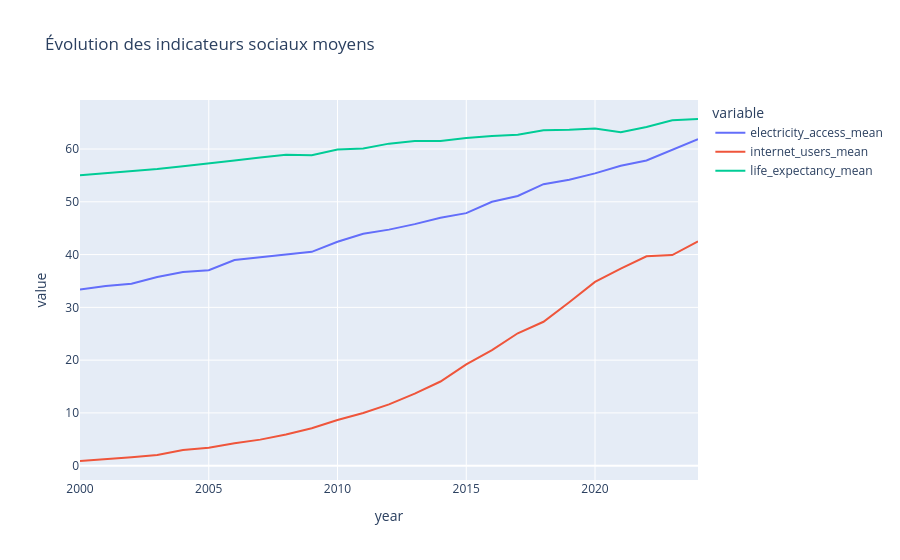

The cell this chart's notebook holds for it:
### Markdown cell above
## Top 10, Flop 10 et évolution temporelle

### Code cell
latest_year = int(df["year"].max())
latest = df[df["year"] == latest_year]

top10 = latest.nlargest(10, "gdp")[["country", "gdp", "gdp_per_capita", "population", "life_expectancy"]]
flop10 = latest.nsmallest(10, "gdp")[["country", "gdp", "gdp_per_capita", "population", "life_expectancy"]]

print(f"Top 10 du PIB — {latest_year}")
display(top10)
print(f"Flop 10 du PIB — {latest_year}")
display(flop10)

temporal = df.groupby("year").agg(
    gdp_mean=("gdp", "mean"),
    gdp_median=("gdp", "median"),
    gdp_total=("gdp", "sum"),
    population_total=("population", "sum"),
    electricity_access_mean=("electricity_access", "mean"),
    internet_users_mean=("internet_users", "mean"),
    life_expectancy_mean=("life_expectancy", "mean"),
    unemployment_rate_mean=("unemployment_rate", "mean"),
).reset_index()

temporal_fig = px.line(
    temporal,
    x="year",
    y=["electricity_access_mean", "internet_users_mean", "life_expectancy_mean"],
    title="Évolution des indicateurs sociaux moyens",
)
temporal_fig.show()
temporal.round(3).tail()

### Figure 1 — Plotly figure (JSON) as saved in the notebook; plotly's stock layout.template omitted (floating-point values rounded to 4 significant figures)
{"data": [{"hovertemplate": "variable=electricity_access_mean<br>year=%{x}<br>value=%{y}<extra></extra>", "legendgroup": "electricity_access_mean", "line": {"color": "#636efa", "dash": "solid"}, "marker": {"symbol": "circle"}, "mode": "lines", "name": "electricity_access_mean", "orientation": "v", "showlegend": true, "type": "scatter", "x": [2000, 2001, 2002, 2003, 2004, 2005, 2006, 2007, 2008, 2009, 2010, 2011, 2012, 2013, 2014, 2015, 2016, 2017, 2018, 2019, 2020, 2021, 2022, 2023, 2024], "xaxis": "x", "y": [33.36, 34.05, 34.46, 35.77, 36.7, 37.04, 38.97, 39.5, 40.0, 40.52, 42.43, 43.93, 44.73, 45.77, 46.96, 47.85, 50.01, 51.11, 53.34, 54.19, 55.39, 56.82, 57.83, 59.87, 61.89], "yaxis": "y"}, {"hovertemplate": "variable=internet_users_mean<br>year=%{x}<br>value=%{y}<extra></extra>", "legendgroup": "internet_users_mean", "line": {"color": "#EF553B", "dash": "solid"}, "marker": {"symbol": "circle"}, "mode": "lines", "name": "internet_users_mean", "orientation": "v", "showlegend": true, "type": "scatter", "x": [2000, 2001, 2002, 2003, 2004, 2005, 2006, 2007, 2008, 2009, 2010, 2011, 2012, 2013, 2014, 2015, 2016, 2017, 2018, 2019, 2020, 2021, 2022, 2023, 2024], "xaxis": "x", "y": [0.8917, 1.207, 1.618, 2.049, 2.99, 3.416, 4.253, 4.941, 5.932, 7.084, 8.651, 9.98, 11.61, 13.64, 15.95, 19.21, 21.9, 25.09, 27.27, 30.97, 34.82, 37.33, 39.66, 39.92, 42.49], "yaxis": "y"}, {"hovertemplate": "variable=life_expectancy_mean<br>year=%{x}<br>value=%{y}<extra></extra>", "legendgroup": "life_expectancy_mean", "line": {"color": "#00cc96", "dash": "solid"}, "marker": {"symbol": "circle"}, "mode": "lines", "name": "life_expectancy_mean", "orientation": "v", "showlegend": true, "type": "scatter", "x": [2000, 2001, 2002, 2003, 2004, 2005, 2006, 2007, 2008, 2009, 2010, 2011, 2012, 2013, 2014, 2015, 2016, 2017, 2018, 2019, 2020, 2021, 2022, 2023, 2024], "xaxis": "x", "y": [55.05, 55.41, 55.78, 56.21, 56.74, 57.23, 57.82, 58.4, 58.93, 58.83, 59.91, 60.11, 61.02, 61.5, 61.51, 62.08, 62.47, 62.7, 63.55, 63.67, 63.9, 63.16, 64.19, 65.44, 65.69], "yaxis": "y"}], "layout": {"legend": {"title": {"text": "variable"}, "tracegroupgap": 0}, "title": {"text": "Évolution des indicateurs sociaux moyens"}, "xaxis": {"anchor": "y", "domain": [0, 1], "title": {"text": "year"}}, "yaxis": {"anchor": "x", "domain": [0, 1], "title": {"text": "value"}}}}
